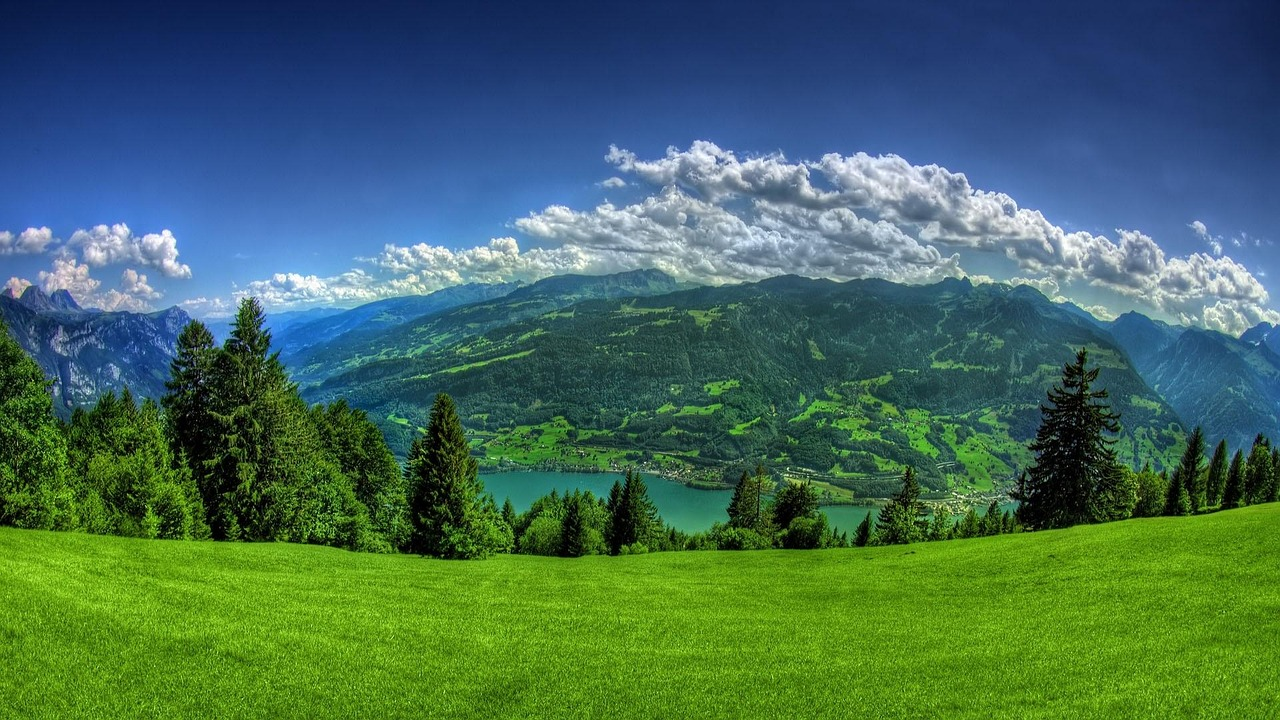
#> input picture solved tasks/beautiful-natural-image-1844362_1280.jpg, 1280 x 720 px, found by its file name
$ python 'task 4.py'
#> lines starting #> are read from the running program, lines starting #| are printed output that depends on the picture
import cv2 as cv
import matplotlib.pyplot as plt
import sys

# Load image
path = r"C:\Users\ASUS\OneDrive\Desktop\skyexperts tasks\task 1\beautiful-natural-image-1844362_1280.jpg"

img = cv.imread(path)
#> img is the input picture: shape (720, 1280, 3); mean B, G, R 89, 106.7, 68

# Check if image was loaded successfully
if img is None:
    print("Error: Could not read the image.")
    sys.exit()

# Scale up by 1.2 using INTER_LINEAR
up_linear = cv.resize(
    img, None, fx=1.2, fy=1.2,
    interpolation=cv.INTER_LINEAR
)

# Scale up by 1.2 using INTER_NEAREST
up_nearest = cv.resize(
    img, None, fx=1.2, fy=1.2,
    interpolation=cv.INTER_NEAREST
)

# Scale down by 0.6 using INTER_LINEAR
down_linear = cv.resize(
    img, None, fx=0.6, fy=0.6,
    interpolation=cv.INTER_LINEAR
)

# Scale down by 0.6 using INTER_NEAREST
down_nearest = cv.resize(
    img, None, fx=0.6, fy=0.6,
    interpolation=cv.INTER_NEAREST
)
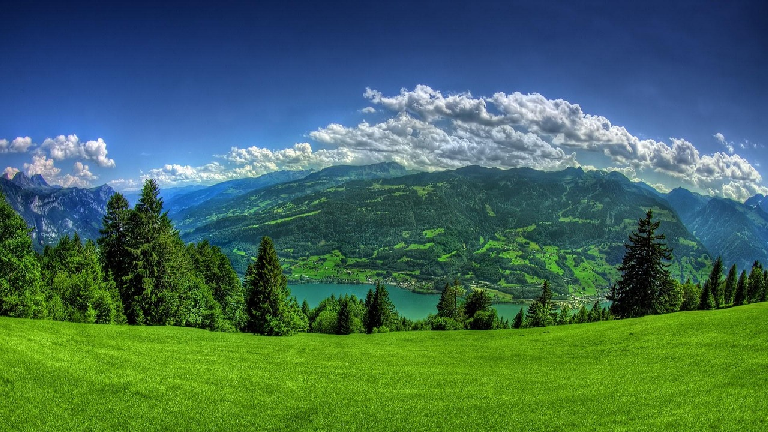
#> down_nearest: shape (432, 768, 3); mean B, G, R 89.1, 106.6, 67.9

# Print shapes
print("Original shape:", img.shape)
#| Original shape: (720, 1280, 3)
print("Upscaled 1.2 shape:", up_linear.shape)
#| Upscaled 1.2 shape: (864, 1536, 3)
print("Downscaled 0.6 shape:", down_linear.shape)
#| Downscaled 0.6 shape: (432, 768, 3)

# Display results
plt.figure(figsize=(15, 10))

plt.subplot(2, 3, 1)
plt.imshow(cv.cvtColor(img, cv.COLOR_BGR2RGB))
plt.title("Original")
plt.axis("off")

plt.subplot(2, 3, 2)
plt.imshow(cv.cvtColor(up_linear, cv.COLOR_BGR2RGB))
plt.title("Up 1.2 - INTER_LINEAR")
plt.axis("off")

plt.subplot(2, 3, 3)
plt.imshow(cv.cvtColor(up_nearest, cv.COLOR_BGR2RGB))
plt.title("Up 1.2 - INTER_NEAREST")
plt.axis("off")

plt.subplot(2, 3, 5)
plt.imshow(cv.cvtColor(down_linear, cv.COLOR_BGR2RGB))
plt.title("Down 0.6 - INTER_LINEAR")
plt.axis("off")

plt.subplot(2, 3, 6)
plt.imshow(cv.cvtColor(down_nearest, cv.COLOR_BGR2RGB))
plt.title("Down 0.6 - INTER_NEAREST")
plt.axis("off")

plt.tight_layout()
plt.show()
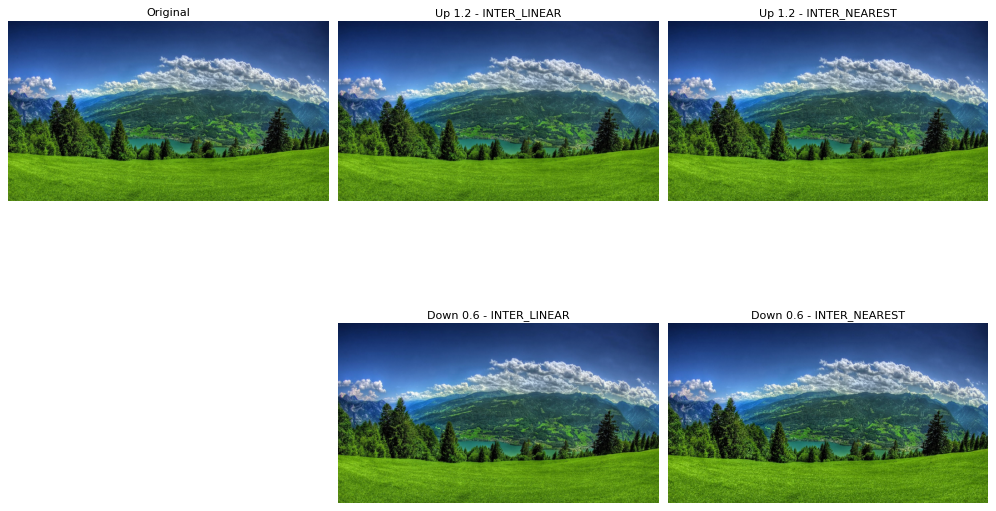
#> figure drawn by matplotlib, 5 panels

$ run again, with solved tasks/images.jpg copied over solved tasks/beautiful-natural-image-1844362_1280.jpg
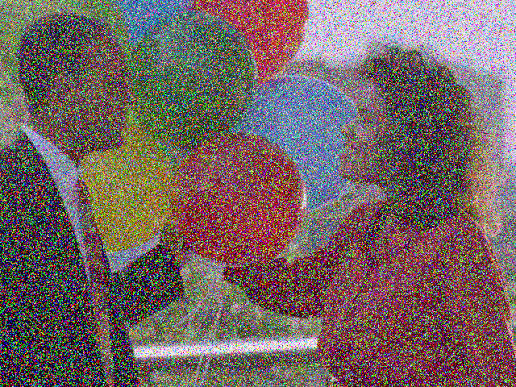
#> input picture solved tasks/images.jpg, 516 x 387 px, found by its file name
#> img is the input picture: shape (387, 516, 3); mean B, G, R 98.9, 99.7, 115.8
#> `down_linear = cv.resize( img, None, fx=0.6, fy=0.6, interpolation=cv.I..`:
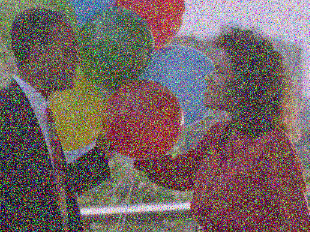
#> down_linear: shape (232, 310, 3); mean B, G, R 98.8, 99.7, 115.9
#> `down_nearest = cv.resize( img, None, fx=0.6, fy=0.6, interpolation=cv...`:
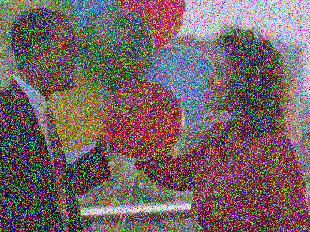
#> down_nearest: shape (232, 310, 3); mean B, G, R 99.1, 100, 116
#| Original shape: (387, 516, 3)
#| Upscaled 1.2 shape: (464, 619, 3)
#| Downscaled 0.6 shape: (232, 310, 3)
